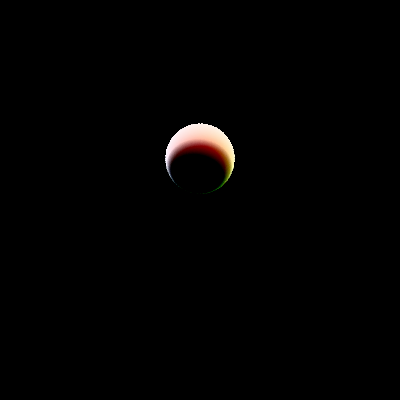

Write the Python code that produced this figure.
from sightpy import *

# Set Scene 
Sc = Scene(ambient_color=rgb(0., 0., 0.))
Sc.add_Camera(
	screen_width=400, screen_height=400, 
	look_from=vec3(0, 10, 10), look_at=vec3(0, 0, 0), 
	focal_distance=1., field_of_view=90
)
Sc.add_DirectionalLight(Ldir=vec3(-1.0, -1.0, -1.0), color=rgb(5., 0., 0.))
Sc.add_DirectionalLight(Ldir=vec3(0, 0, 0), color=rgb(10., 10., 10.))
Sc.add_DirectionalLight(Ldir=vec3(1.0, 1.0, 1.0), color=rgb(0., 0., 5.))
Sc.add_DirectionalLight(Ldir=vec3(-1.0, 1.0, -1.0), color=rgb(0., 5., 0.))
white_diffuse = Diffuse(diff_color=rgb(.73, .73, .73))
Sc.add(
    Sphere(material=white_diffuse, center=vec3(0., 0., -5.), radius=3., shadow=False, max_ray_depth=5)
)
# Render 
img = Sc.render(samples_per_pixel=10, progress_bar=False)
img.save("test.png")